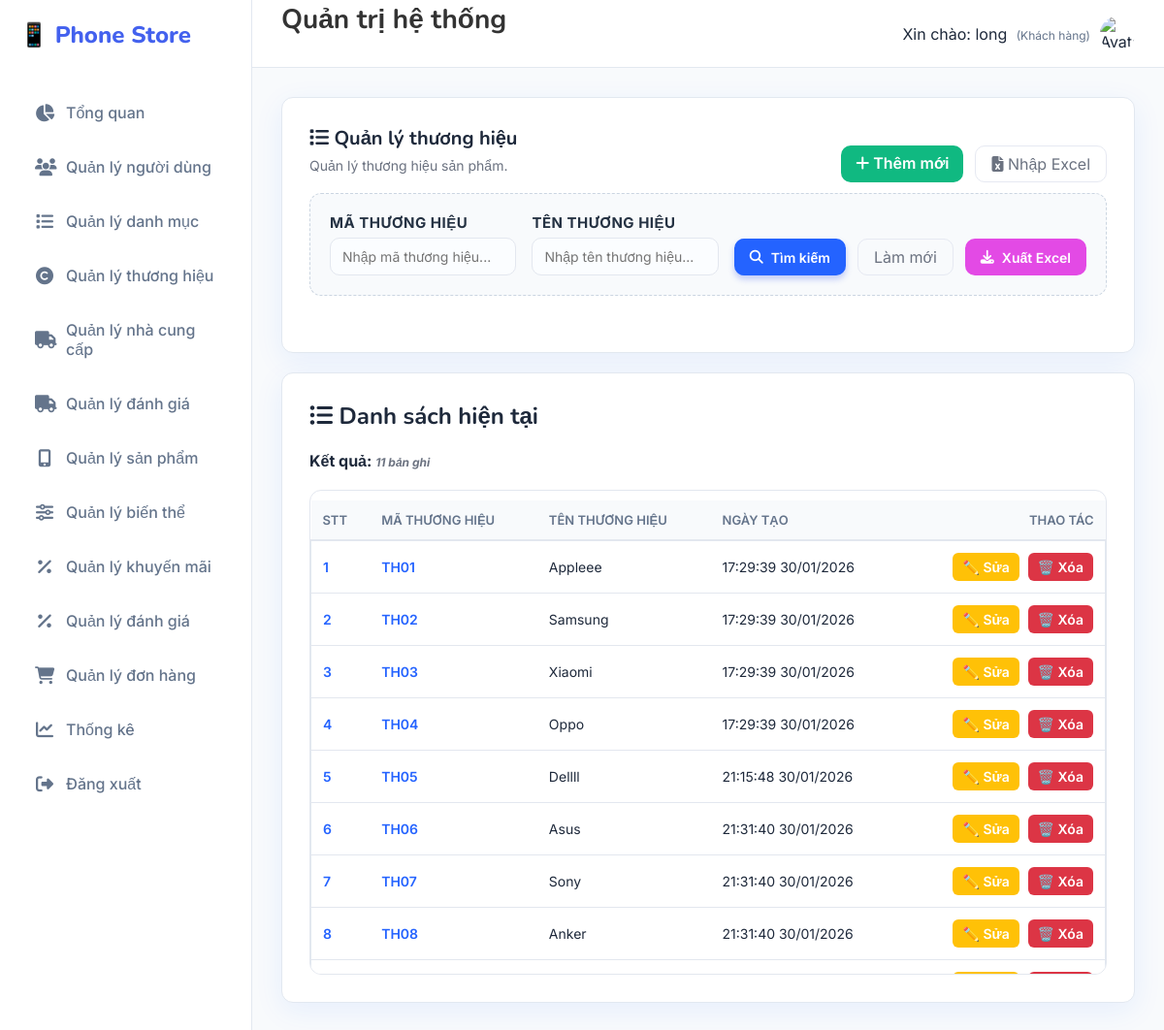
The page /Thuonghieu/danhsach (signed in) on the database its author committed.
### tables this page shows
CREATE TABLE `thuong_hieu` (
  `ma_thuong_hieu` varchar(20) NOT NULL,
  `ten_thuong_hieu` varchar(255) NOT NULL,
  `ngay_tao` timestamp NOT NULL DEFAULT current_timestamp()
);

### MVC/Core/controller.php (called while the page is built, shortened)
<?php
class controller
{
    public function model($model)
    {
        return new $model;
    }
    public function view($view, $data = [])
    {
        include_once __DIR__ . '/../Views/' . $view . '.php';
    }
}

### MVC/Controllers/Thuonghieu.php (called while the page is built, shortened)
<?php
class Thuonghieu extends controller
{
    private $th;
    function __construct()
    {
        $this->th = $this->model("ThuongHieu_m");
    }
    function danhsach()
    {
        $result = $this->th->ThuongHieu_getAll();
        $this->view('Master', [
            'page' => 'Danhsachthuonghieu_v',
            'dulieu' => $result
        ]);
    }
}

### MVC/Core/app.php (called while the page is built, shortened)
<?php
class app
{
    protected $action = "Get_data";
    function __construct()
    {
        $arr = $this->processURL();
        if ($arr != null) {
            if (file_exists(__DIR__ . '/../Controllers/' . $arr[0] . '.php')) {
                unset($arr[0]);
            }
        }
        $this->controller = new $this->controller;
        if (isset($arr[1])) {
            if (method_exists($this->controller, $arr[1])) {
                $this->action = $arr[1];
                unset($arr[1]);
            }
        }
        $this->param = $arr ? array_values($arr) : [];
        call_user_func_array([$this->controller, $this->action], $this->param);
    }
    function processURL()
    {
        if (isset($_GET['url'])) {
            return explode('/', filter_var(trim($_GET['url']), FILTER_DEFAULT));
        }
    }
}

### index.php (called while the page is built, shortened)
<?php
    $myapp = new app();
?>

### MVC/Core/connectDB.php (called while the page is built, shortened)
<?php
include_once __DIR__ . '/../../Public/Classes/TimezoneHelper.php';
class connectDB
{
    function __construct()
    {
        $this->con = mysqli_connect('localhost', 'root', '', 'phone_store_v2');
    }
}

### MVC/Models/ThuongHieu_m.php (called while the page is built, shortened)
<?php
class ThuongHieu_m extends connectDB
{
    function ThuongHieu_getAll()
    {
        $sql = "SELECT * FROM thuong_hieu
                ORDER BY LENGTH(ma_thuong_hieu), ma_thuong_hieu";
        return mysqli_query($this->con, $sql);
    }
}

### Public/Classes/TimezoneHelper.php (called while the page is built, shortened)
<?php
class TimezoneHelper
{
    public static function formatForDisplay($datetime, $format = 'd/m/Y H:i:s')
    {
        $date = new DateTime($datetime);
        return $date->format($format);
    }
}

### MVC/Views/Pages/Danhsachthuonghieu_v.php (the view, shortened to what this page needs)
<!DOCTYPE html>
<html lang="vi">
<body>
    <div class="card">
        <div class="actions-top">
            <div>
                <h1><i class="fa-solid fa-list"></i> Quản lý thương hiệu</h1>
                <p class="lead">Quản lý thương hiệu sản phẩm.</p>
            </div>
            <div class="actions">
                <a href="http://localhost/Banhang/Thuonghieu/themmoi" class="btn-create"><i
                        class="fa-solid fa-plus"></i>
                    Thêm mới</a>
                <a href="http://localhost/Banhang/Thuonghieu/import_form" class="btn-ghost"><i
                        class="fa-solid fa-file-excel"></i> Nhập
                    Excel</a>
            </div>
        </div>
        <form method="post" action="http://localhost/Banhang/Thuonghieu/Timkiem" class="form-search"
            style="margin-bottom:30px;border:1px dashed #cbd5e1;padding:20px;border-radius:12px;background:#f8fafc">
            <div class="search-fields">
                <div>
                    <label for="searchId">Mã thương hiệu</label>
                    <input type="text" id="searchId" name="txtMathuonghieu" placeholder="Nhập mã thương hiệu..."
                        value="<?php echo isset($data['ma_thuong_hieu']) ? htmlspecialchars($data['ma_thuong_hieu']) : ''; ?>" />
                </div>
                <div>
                    <label for="searchName">Tên thương hiệu</label>
                    <input type="text" id="searchName" name="txtTenthuonghieu" placeholder="Nhập tên thương hiệu..."
                        value="<?php echo isset($data['ten_thuong_hieu']) ? htmlspecialchars($data['ten_thuong_hieu']) : ''; ?>" />
                </div>
            </div>
            <div class="actions" style="margin-top:0;">
                <button type="submit" class="btn-primary" name="btnTim"><i class="fa-solid fa-search"></i> Tìm
                    kiếm</button>
                <a href="http://localhost/Banhang/Thuonghieu/danhsach" class="btn-ghost">Làm mới</a>
                <button type="submit" name="btnXuatexcel" class="btn-excel">
                    <i class="fa-solid fa-solid fa-download"></i> Xuất Excel
                </button>
            </div>
        </form>
    </div>
    <div class="card">
        <h2><i class="fa-solid fa-list-ul"></i> Danh sách hiện tại</h2>
        <?php
        if (isset($data['dulieu'])) {
            if (is_object($data['dulieu'])) {
                $count = mysqli_num_rows($data['dulieu']);
                mysqli_data_seek($data['dulieu'], 0);
            } else {
                $count = 0;
            }
        ?>
            <div style="margin:10px 0">
                <strong>Kết quả: <span id="resultCount" class="hint"></span></strong>
            </div>
            <div class="table-container">
                <table>
                    <thead>
                        <tr>
                            <th>STT</th>
                            <th>Mã thương hiệu</th>
                            <th>Tên thương hiệu</th>
                            <th>Ngày tạo</th>
                            <th style="text-align:right">Thao tác</th>
                        </tr>
                    </thead>
                    <tbody id="dmBody">
                        <?php
                        if ($count > 0) {
                            $serial = 1;
                            while ($row = mysqli_fetch_array($data['dulieu'])) {
                        ?>
                                <tr>
                                    <td><span style="font-weight:600;color:var(--accent)"><?php echo $serial++; ?></span>
                                    </td>
                                    <td><span
                                            style="font-weight:600;color:var(--accent)"><?php echo htmlspecialchars($row['ma_thuong_hieu']) ?></span>
                                    </td>
                                    <td><?php echo htmlspecialchars($row['ten_thuong_hieu']) ?></td>
                                    <td><?php echo isset($row['ngay_tao']) ? htmlspecialchars(TimezoneHelper::formatForDisplay($row['ngay_tao'], 'H:i:s d/m/Y')) : '' ?>
                                    </td>
                                    <td style="text-align:right">
                                        <a
                                            href="http://localhost/Banhang/Thuonghieu/sua/<?php echo urlencode($row['ma_thuong_hieu']) ?>"><button
                                                class="btn-edit">✏️
                                                Sửa</button></a>
                                        <a href="http://localhost/Banhang/Thuonghieu/xoa/<?php echo urlencode($row['ma_thuong_hieu']) ?>"
                                            onclick="return confirm('Bạn có chắc chắn muốn xoá không?')"><button
                                                class="btn-delete">🗑️
                                                Xóa</button></a>
                                    </td>
                                </tr>
                        <?php }
                        } ?>
                    </tbody>
                </table>
            </div>
        <?php } ?>
    </div>
</body>
</html>

### Public/Css/style.css (style rules this page uses)
:root { --primary: #4361ee; --primary-dark: #3a0ca3; --secondary: #4cc9f0; --accent: #f72585; --success: #10b981; --warning: #f59e0b; --danger: #ef4444; --dark: #1e293b; --light: #f8fafc; --white: #ffffff; --gray: #64748b; --border: #e2e8f0; --shadow: 0 10px 15px -3px rgba(0, 0, 0, 0.1), 0 4px 6px -2px rgba(0, 0, 0, 0.05); --radius: 16px; --sidebar-width: 260px; }
* { margin: 0; padding: 0; box-sizing: border-box; font-family: "Inter", sans-serif; }
body { background-color: var(--light); color: var(--dark); height: 100vh; overflow: hidden; }
a { text-decoration: none; transition: 0.3s; }
.card { background: var(--white); border-radius: var(--radius); padding: 30px; box-shadow: var(--shadow); border: 1px solid var(--border); margin-bottom: 30px; }
h1, h2 { color: var(--dark); margin-bottom: 20px; font-family: "Nunito", sans-serif; }
p.lead { color: var(--gray); margin-bottom: 25px; font-size: 15px; }
form { display: grid; grid-template-columns: repeat(2, 1fr); gap: 24px; }
label { font-size: 13px; font-weight: 600; color: var(--gray); margin-bottom: 8px; display: block; text-transform: uppercase; letter-spacing: 0.5px; }
input, select, textarea { width: 100%; padding: 12px 16px; border: 1px solid var(--border); border-radius: 10px; font-size: 15px; background: #f9fafb; transition: 0.2s; }
.actions { margin-top: 10px; display: flex; gap: 12px; justify-content: flex-end; grid-column: 1 / -1; }
button, .btn { padding: 10px 20px; border-radius: 10px; font-weight: 600; font-size: 14px; cursor: pointer; border: none; display: inline-flex; align-items: center; gap: 8px; transition: 0.2s; text-decoration: none; }
.btn-primary { background: var(--primary); color: #fff; box-shadow: 0 4px 6px rgba(67, 97, 238, 0.3); }
.btn-ghost { background: transparent; border: 1px solid var(--border); color: var(--gray); }
table { width: 100%; border-collapse: separate; border-spacing: 0 8px; margin-top: 10px; }
th { text-align: left; padding: 12px 16px; color: var(--gray); font-size: 13px; font-weight: 600; text-transform: uppercase; }
td { background: #fff; padding: 16px; border-top: 1px solid var(--border); border-bottom: 1px solid var(--border); font-size: 14px; color: var(--dark); }
td:first-child { border-left: 1px solid var(--border); border-top-left-radius: 12px; border-bottom-left-radius: 12px; }
td:last-child { border-right: 1px solid var(--border); border-top-right-radius: 12px; border-bottom-right-radius: 12px; }
.hint { font-size: 13px; color: var(--gray); margin-top: 10px; font-style: italic; }

### rows shown on the page
thuong_hieu: ma_thuong_hieu "TH01", ten_thuong_hieu "Appleee", ngay_tao "17:29:39 30/01/2026"
thuong_hieu: ma_thuong_hieu "TH02", ten_thuong_hieu "Samsung", ngay_tao "17:29:39 30/01/2026"
thuong_hieu: ma_thuong_hieu "TH03", ten_thuong_hieu "Xiaomi", ngay_tao "17:29:39 30/01/2026"
thuong_hieu: ma_thuong_hieu "TH04", ten_thuong_hieu "Oppo", ngay_tao "17:29:39 30/01/2026"
thuong_hieu: ma_thuong_hieu "TH05", ten_thuong_hieu "Dellll", ngay_tao "21:15:48 30/01/2026"
thuong_hieu: ma_thuong_hieu "TH06", ten_thuong_hieu "Asus", ngay_tao "21:31:40 30/01/2026"
thuong_hieu: ma_thuong_hieu "TH07", ten_thuong_hieu "Sony", ngay_tao "21:31:40 30/01/2026"
thuong_hieu: ma_thuong_hieu "TH08", ten_thuong_hieu "Anker", ngay_tao "21:31:40 30/01/2026"

### other values the page prints
$_SESSION['user_name'] "long"
